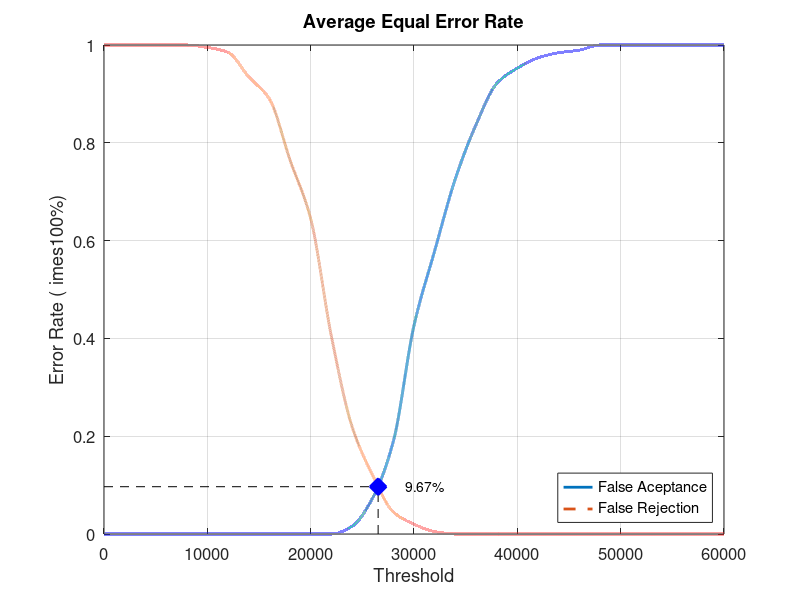
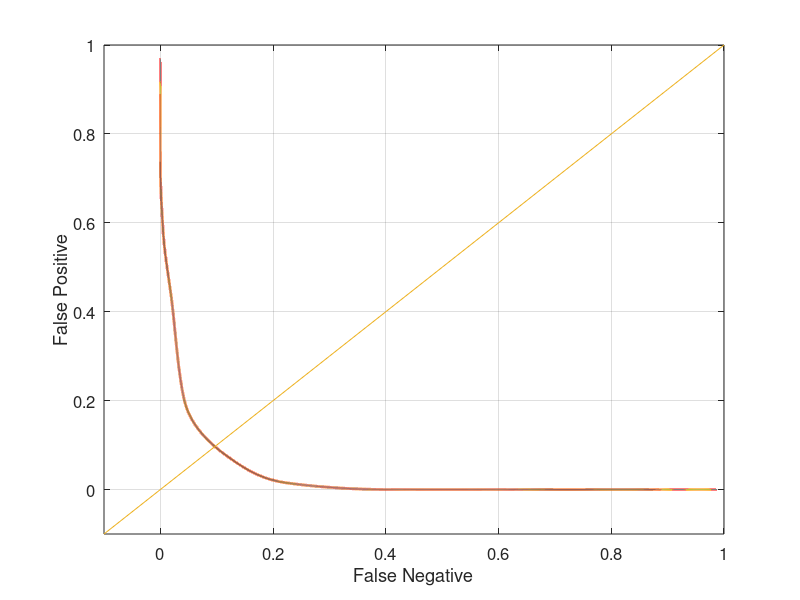

The MATLAB script that drew these images, in order:
close all;
clear;
clc;
x = 0:2000:60000;
xq = 0:0.5:60000;

y0 = [0 0 0 0 0 0 0 0 0 0 0 0 0.0157895 0.0736842 0.189474 0.426316 0.578947 0.726316 0.836842 0.921053 0.952632 0.973684 0.984211 0.989474 1 1 1 1 1 1 1]
yy0 = interp1(x, y0, xq, 'pchip');
y1 = [1 1 1 1 1 0.995 0.985 0.935 0.89 0.765 0.645 0.405 0.22 0.12 0.045 0.02 0.005 0 0 0 0 0 0 0 0 0 0 0 0 0 0]
yy1 = interp1(x, y1, xq, 'pchip');

% Calculating EER: 
y2 = abs(y0 - y1);
find(y2 == min(y2))
yy2 = abs(yy0 - yy1);
xEER = find(yy2 == min(yy2));
xEERIndex = xq(xEER) % X-axis EER
yEER = yy0(xEER) % Y-axis EER

main = figure
plot(xq, yy0,'-','LineWidth', 2);	hold on
plot(xq, yy1,'--','LineWidth', 2);	hold on
plot([xEERIndex xEERIndex], [0 yEER], 'k--');	hold on
plot([0 xEERIndex], [yEER yEER], 'k--');	hold on
plot(xEERIndex, yEER, 'bx', 'LineWidth', 10);	hold on
text(xEERIndex + 10 * xEERIndex / 100, yEER, [num2str(round((10000 * yEER)) / 100) '%'])
legend('False Aceptance', 'False Rejection', 'Location', 'SouthEast')
xlabel('Threshold')
ylabel('Error Rate (	imes100%)')
title('Average Equal Error Rate')
set(gca, 'FontSize', 12)
axis([0 60000 0 1])
grid on

print(main, 'Database3_4Main', '-dpng');
FNRxFPR = figure('Color', [1 1 1]);
plot(yy1, yy0, '-', yy1, yy0, 'LineWidth', 2);
hold on
y = -0.1:0.1:1
plot(y, y); 
set(gca, 'FontSize', 12)
xlabel('False Negative')
ylabel('False Positive')
axis([-0.1 1 -0.1 1])
set(gca, 'FontSize', 12)
grid on

print(FNRxFPR, 'Database3_4FNRxFPR','-dpng');
